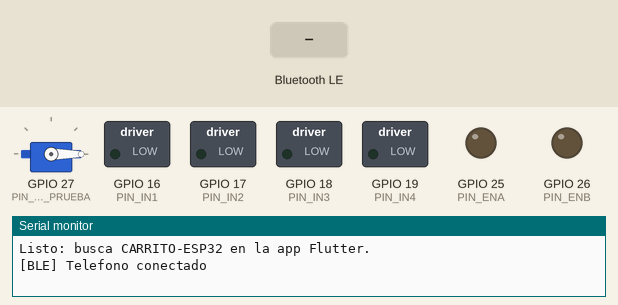
Bench run of a sketch on a simulated ESP32. Shown: servo, switched loads named in the sketch (green lamp = pin HIGH), output pins drawn as LEDs (lit = HIGH), the last lines printed to the serial monitor. Inputs (shaded band) come from the test bench. Nothing arrives over Bluetooth unless stated; a phone connects over Bluetooth LE 3 s after start.

Above: at 4.2 s.
4.3 s: Bluetooth LE write "T45" received
At 5.2 s:
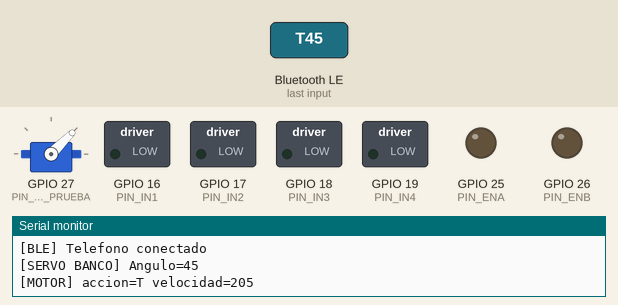
5.8 s: Bluetooth LE write "T0" received
At 6.4 s:
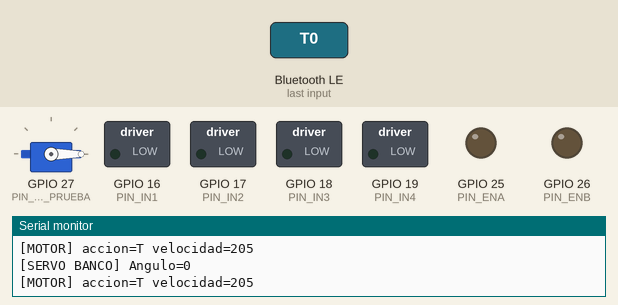
Timing chart, 0 to 8.8 s (numbered marks = the images above; inputs shaded):
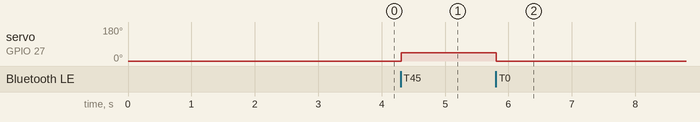

Measured:
- after the input at 4.3 s, servo on GPIO 27 (PIN_SERVO_PRUEBA): 0° → 45° at once
- after the input at 5.8 s, servo on GPIO 27 (PIN_SERVO_PRUEBA): 45° → 0° at once

The sketch:

Carrito4WD_BLE.ino
```cpp
// CARRITO ESP32 / L298N / Bluetooth Low Energy (BLE)
// ESP32 WROOM-32; Arduino ESP32 Boards core 2.x o 3.x.
// Motores y prueba independiente de servo desacoplado. Sin ignicion, sin GPIO23.
// Pines según el cableado acordado: 16/17/18/19 y 25/26.
// Seguridad: stop al soltar, al desconectar y timeout de 700 ms.

#include <Arduino.h>
#include <BLEDevice.h>
#include <BLEServer.h>
#include <BLEUtils.h>
#include <ESP32Servo.h>
#include <freertos/FreeRTOS.h>
#include <freertos/queue.h>

// Puente H L298N
constexpr uint8_t PIN_IN1 = 16;
constexpr uint8_t PIN_IN2 = 17;
constexpr uint8_t PIN_IN3 = 18;
constexpr uint8_t PIN_IN4 = 19;
constexpr uint8_t PIN_ENA = 25;
constexpr uint8_t PIN_ENB = 26;

// Solo prueba en banco: desacoplar de catapulta, palanca y cerillos.
// Conectar solamente la senal del servo a GPIO27; alimentacion externa 5V.
constexpr uint8_t PIN_SERVO_PRUEBA = 27;
Servo servoPrueba;

// Si una oruga / lado gira al revés al pulsar Adelante, cambia su valor a true.
constexpr bool INVERTIR_IZQUIERDA = false;
constexpr bool INVERTIR_DERECHA = false;

constexpr unsigned long TIMEOUT_MOVIMIENTO_MS = 700;
constexpr uint8_t VELOCIDAD_INICIAL = 205;  // de 0 a 255

// Estos UUID también aparecen en Flutter: deben coincidir exactamente.
#define UUID_SERVICIO       "e3c9a5d2-6f70-4c62-97e5-0c1aa84b7720"
#define UUID_CONTROL       "e3c9a5d2-6f70-4c62-97e5-0c1aa84b7721"
#define NOMBRE_BLUETOOTH   "CARRITO-ESP32"

struct Comando {
  char accion; // F, B, L, R, S, V, T (servo en banco)
  uint8_t valor;
};

QueueHandle_t colaComandos = nullptr;  // 1 entrada: siempre se usa el último comando
volatile bool telefonoConectado = false;
volatile bool reiniciarAnuncio = false;
BLEServer *servidorBLE = nullptr;

char direccionActual = 'S';
uint8_t velocidadActual = VELOCIDAD_INICIAL;
unsigned long ultimoComandoMovimiento = 0;

// En Arduino-ESP32 2.x y 3.x analogWrite usa PWM de 8 bits por defecto.
void motor(uint8_t pin1, uint8_t pin2, uint8_t pinEnable,
           int sentido, bool invertir) {
  if (invertir) sentido = -sentido;
  if (sentido == 0) {
    analogWrite(pinEnable, 0);
    digitalWrite(pin1, LOW);
    digitalWrite(pin2, LOW);
    return;
  }
  digitalWrite(pin1, sentido > 0 ? HIGH : LOW);
  digitalWrite(pin2, sentido > 0 ? LOW : HIGH);
  analogWrite(pinEnable, velocidadActual);
}

void detener() {
  analogWrite(PIN_ENA, 0);
  analogWrite(PIN_ENB, 0);
  digitalWrite(PIN_IN1, LOW);
  digitalWrite(PIN_IN2, LOW);
  digitalWrite(PIN_IN3, LOW);
  digitalWrite(PIN_IN4, LOW);
  direccionActual = 'S';
}

void mover(char direccion, bool refrescarTimeout = true) {
  direccionActual = direccion;
  if (refrescarTimeout) ultimoComandoMovimiento = millis();
  switch (direccion) {
    case 'F': // adelante
      motor(PIN_IN1, PIN_IN2, PIN_ENA, +1, INVERTIR_IZQUIERDA);
      motor(PIN_IN3, PIN_IN4, PIN_ENB, +1, INVERTIR_DERECHA);
      break;
    case 'B': // atrás
      motor(PIN_IN1, PIN_IN2, PIN_ENA, -1, INVERTIR_IZQUIERDA);
      motor(PIN_IN3, PIN_IN4, PIN_ENB, -1, INVERTIR_DERECHA);
      break;
    case 'L': // girar sobre su eje a la izquierda
      motor(PIN_IN1, PIN_IN2, PIN_ENA, -1, INVERTIR_IZQUIERDA);
      motor(PIN_IN3, PIN_IN4, PIN_ENB, +1, INVERTIR_DERECHA);
      break;
    case 'R': // girar sobre su eje a la derecha
      motor(PIN_IN1, PIN_IN2, PIN_ENA, +1, INVERTIR_IZQUIERDA);
      motor(PIN_IN3, PIN_IN4, PIN_ENB, -1, INVERTIR_DERECHA);
      break;
    default:
      detener();
      break;
  }
}

bool interpretar(String cadena, Comando &salida) {
  cadena.trim();
  cadena.toUpperCase();
  if (cadena.length() == 1) {
    char c = cadena[0];
    if (c == 'F' || c == 'B' || c == 'L' || c == 'R' || c == 'S') {
      salida = {c, 0};
      return true;
    }
  }
  // V0, V100, V255 (velocidad). Rechaza valores fuera del rango.
  if (cadena.startsWith("V") && cadena.length() >= 2 && cadena.length() <= 4) {
    int numero = 0;
    for (unsigned int i = 1; i < cadena.length(); i++) {
      if (!isDigit(cadena[i])) return false;
      numero = numero * 10 + (cadena[i] - '0');
    }
    if (numero > 255) return false;
    salida = {'V', (uint8_t)numero};
    return true;
  }
  // T0 o T45: prueba limitada de servo en banco.
  // No admite tiempos, secuencias ni actuadores adicionales.
  if (cadena == "T0") {
    salida = {'T', 0};
    return true;
  }
  if (cadena == "T45") {
    salida = {'T', 45};
    return true;
  }
  return false;
}

class ConexionBLE : public BLEServerCallbacks {
  void onConnect(BLEServer *server) override {
    telefonoConectado = true;
    Serial.println("[BLE] Telefono conectado");
  }
  void onDisconnect(BLEServer *server) override {
    telefonoConectado = false;
    reiniciarAnuncio = true;
    Serial.println("[BLE] Desconectado. STOP de seguridad.");
  }
};

class RecepcionBLE : public BLECharacteristicCallbacks {
  void onWrite(BLECharacteristic *caracteristica) override {
    String texto = caracteristica->getValue();
    Comando comando;
    if (interpretar(texto, comando)) {
      // La pila BLE se ejecuta en otra tarea: pasar orden a loop de forma segura.
      xQueueOverwrite(colaComandos, &comando);
    } else {
      Serial.printf("[BLE] Comando ignorado: %s\n", texto.c_str());
    }
  }
};

void procesar(const Comando &comando) {
  if (comando.accion == 'S') {
    detener();
  } else if (comando.accion == 'T') {
    detener(); // Nunca mover motores mientras se prueba el servo
    servoPrueba.write(comando.valor);
    Serial.printf("[SERVO BANCO] Angulo=%u\n", comando.valor);
  } else if (comando.accion == 'V') {
    velocidadActual = comando.valor;
    if (direccionActual != 'S') mover(direccionActual, false); // velocidad NO renueva watchdog
  } else {
    mover(comando.accion);
  }
  Serial.printf("[MOTOR] accion=%c velocidad=%u\n", comando.accion, velocidadActual);
}

void setup() {
  Serial.begin(115200);
  pinMode(PIN_IN1, OUTPUT);
  pinMode(PIN_IN2, OUTPUT);
  pinMode(PIN_IN3, OUTPUT);
  pinMode(PIN_IN4, OUTPUT);
  pinMode(PIN_ENA, OUTPUT);
  pinMode(PIN_ENB, OUTPUT);
  detener();
  // No conectar el servo a un mecanismo de lanzamiento ni a fuentes de ignicion.
  servoPrueba.setPeriodHertz(50);
  servoPrueba.attach(PIN_SERVO_PRUEBA, 1000, 2000);
  servoPrueba.write(0);

  colaComandos = xQueueCreate(1, sizeof(Comando));
  if (!colaComandos) {
    Serial.println("ERROR: no se pudo reservar la cola BLE");
    while (true) delay(1000);
  }

  BLEDevice::init(NOMBRE_BLUETOOTH);
  servidorBLE = BLEDevice::createServer();
  servidorBLE->setCallbacks(new ConexionBLE());
  BLEService *servicio = servidorBLE->createService(UUID_SERVICIO);
  BLECharacteristic *control = servicio->createCharacteristic(
    UUID_CONTROL,
    BLECharacteristic::PROPERTY_WRITE | BLECharacteristic::PROPERTY_WRITE_NR
  );
  control->setCallbacks(new RecepcionBLE());
  servicio->start();
  BLEAdvertising *anuncio = BLEDevice::getAdvertising();
  anuncio->addServiceUUID(UUID_SERVICIO);
  anuncio->setScanResponse(true);
  BLEDevice::startAdvertising();
  Serial.println("Listo: busca CARRITO-ESP32 en la app Flutter.");
}

void loop() {
  // Al perder conexión, PARA de inmediato e ignora paquetes anteriores.
  if (!telefonoConectado) {
    if (direccionActual != 'S') detener();
    xQueueReset(colaComandos);
  } else {
    Comando comando;
    if (xQueueReceive(colaComandos, &comando, 0) == pdTRUE) {
      procesar(comando);
    }
  }

  if (direccionActual != 'S' &&
      (millis() - ultimoComandoMovimiento > TIMEOUT_MOVIMIENTO_MS)) {
    detener();
    Serial.println("[SEGURIDAD] Sin orden reciente: detenido");
  }

  if (reiniciarAnuncio) {
    reiniciarAnuncio = false;
    delay(100);
    servidorBLE->startAdvertising();
  }
  delay(8);
}
```
